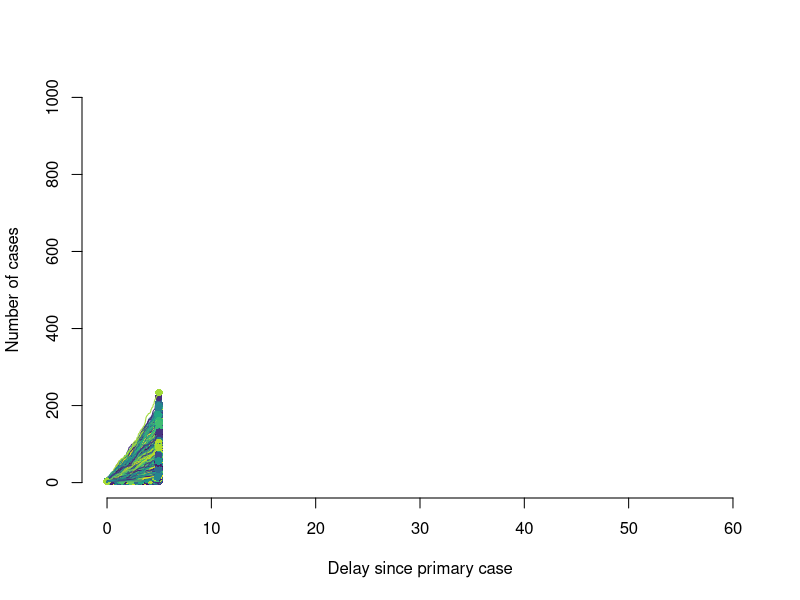

The R script that drew this image:
#######################################################################
## This code describes a branching process model for cholera outbreaks
## during an early growth phase
## Submission: BMC Medicine <title: Early detection of cholera epidemics 
## to support control in fragile and conflict-affected states: estimated 
## delays and potential epidemic sizes>
## Author: Ruwan Ratnayake, October 2020
## Code adapted from Althaus et al 2015 
## <doi:10.1016/S1473-3099(15)70135-0>
#######################################################################

####################
# 0 - Load libraries
####################
library(fitdistrplus)
library(viridis)
library(tidyverse)

################
# 1 - Parameters  
################
SI <- 5 # Kahn (2019): the serial interval for cholera was assumed to follow
SIrate <- 0.1 # a gamma distribution (rate = 0.1, shape = 0.5)
SIshape <- 0.5 # with a median serial interval of 5 days

R <- 2.5 # Effective reproduction number in early phase (From: Azman, 2015)
## If use 1.5 or 2.0, (in same Azman paper and Camacho paper), you would be 
## simulating populations that could be considered vaccinated or unvaccinated, i.e.
## R_E_unvaccinated = 2.2-2.4 and R_E_vaccinated = 1.5-1.9 in South Sudan

k <- 4.5 # Dispersion parameter k is set to 4.5 
# (Moore 2014; used range from 0.0039 to 22028)
cap_cases <- 1000


################
# 2 - Approach
################

set.seed(645)
runs <- 10000
seed <- 3 # Branching process model using seed cases. Repeat for 10 and 20 seed cases
d <- 5 # Delay under investigation

#############################
# 3 - Branching process model
#############################

## 1. Simulate outbreak trajectory for 5-day delay
dev.off()
plot(NA,xlim=c(0,60), ylim=c(0,1000),
     xlab="Delay since primary case",
     ylab="Number of cases",frame=FALSE)
cols <- sample(viridis(runs))

total_cases <- as.data.frame(cbind(1:runs, 0))

system.time({
  for(i in 1:runs) {
    ## Start with initial seed cases
    cases <- seed
    ## Store infection times of current active cases. 
    ## The seed cases occur at time 0.
    t <- rep(0,seed)
    ## Keep a record of all infection times observed so far.
    times <- t
    ## Simulate transmission generation by generation;
    ## Continue until there are no infectious individuals
    while(cases > 0) {
      ## For each current case, draw how many new infections they 
      ## generate.
      (secondary <- rnbinom(cases,size=k,mu=R))
      ## Create an empty vector that will hold infection times of 
      ## all newly infected individuals.
      t.new <- numeric()
      ## Loop through each secondary case (j)
      for(j in 1:length(secondary)) {
        ## For each case (j), draw a serial interval to produce a set
        ## of infection times for each secondary case
        t.new <- c(t.new,t[j] + rgamma(secondary[j],shape=SIshape[1],
                                       scale=(1/SIrate)))
      }
      ## Tally the number of secondary cases, by summing the list of
      ## secondary cases produced by each seed case. However, only 
      ## count them if they are < 1000 cases (cap_cases). 
      ## Otherwise cases go to zero and end that simulation and proceed
      ## to the next simulation.
      
      if(length(times) + length(t.new) >= cap_cases) {
        break}
      
      cases <- length(t.new)
      t <- t.new
      ## Append infection times of the 3 seeds (all times = 0) to
      ## infection times of secondary cases (all times > 0) and
      ## restrict infection times to within the delay period (d)
      (times <- c(times, t.new[t.new<=d]))
    }
    # Plot graph based on restricted infection times
    lines(sort(times), 1:length(times), col=cols[i], lwd=1)
    points(max(times), length(times), col=cols[i], pch=16)
    # Tally total number of cases in this outbreak
    (total_cases[i,2] <- length(times))
  }
})


print(total_cases.median <- median(total_cases[,2]))
print(total_cases.sd <- sd(total_cases[,2]))
print(total_cases.range <- range(total_cases[,2]))
#Number of outbreaks <20 cases based on total_cases table
total_cases %>% group_by(V2 < 20) %>% 
  summarize(n = n()) %>% mutate(freq = n / sum(n)*100) 
# identify which runs violate the cap (if any) to make sure code is working
max(total_cases[,2])
which(total_cases[,2] > 1000)


#Transform into log scale
lsm=log(total_cases.median)-(1/2)*log((total_cases.sd/total_cases.median)^2+1)
lssd=sqrt(log((total_cases.sd/total_cases.median)^2+1))
plnorm(20, lsm, lssd)
1-plnorm(20, lsm, lssd)
